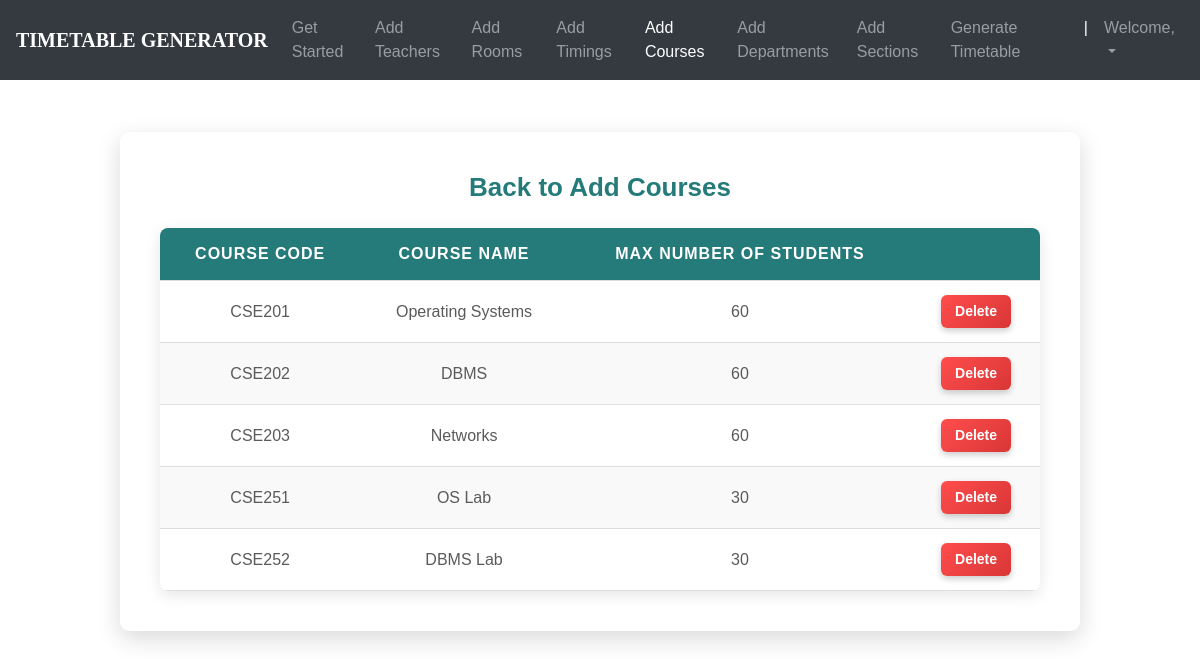
The app's page /courses_list/ (signed in) with its own data.
### ttgen/models.py (models this page shows, shortened)
class Course(models.Model):
    course_number = models.CharField(max_length=5, primary_key=True)
    course_name = models.CharField(max_length=40)
    max_numb_students = models.CharField(max_length=65)
    room_required = models.CharField(max_length=20, default='Lecture Hall')
    time = models.CharField(max_length=40, default='1')
    instructors = models.ManyToManyField(Instructor)

### ttgen/views.py (the view)
# urls.py: path('courses_list/', views.course_list_view, name='editcourse'),
@login_required
def course_list_view(request):
    return render(request, 'courseslist.html', {
        'courses': Course.objects.all()
    })

### templates/courseslist.html (shortened to what this page needs)
<!DOCTYPE html>
<html lang="en">
<head>
	<link rel="stylesheet" href="https://maxcdn.bootstrapcdn.com/bootstrap/4.0.0/css/bootstrap.min.css">
    <link rel="stylesheet" type="text/css" href="static/css/index.css">
</head>
<body>
        <header>
			<nav class="navbar navbar-expand-md navbar-dark fixed-top bg-dark">
                <a class="navbar-brand" href="#"><b>TIMETABLE GENERATOR</b></a>
                <div class="collapse navbar-collapse" id="navbarCollapse">
                    <ul class="navbar-nav ml-auto">
                    <li class="nav-item">
                        <a class="nav-link" href="{% url 'admindash' %}">Get Started</a>
                    </li>
                    <li class="nav-item">
                        <a class="nav-link" href="{% url 'addInstructors' %}">Add Teachers</a>
                    </li>
                    <li class="nav-item">
                        <a class="nav-link" href="{% url 'addRooms' %}">Add Rooms</a>
                    </li>
                    <li class="nav-item">
		                <a class="nav-link" href="{% url 'addTimings' %}">Add Timings</a>
		            </li>
                    <li class="nav-item active">
                        <a class="nav-link" href="{% url 'addCourses' %}">Add Courses</a>
                    </li>
                    <li class="nav-item">
			            <a class="nav-link" href="{% url 'addDepts' %}">Add Departments</a>
		            </li>
                    <li class="nav-item">
			            <a class="nav-link" href="{% url 'addSections' %}">Add Sections</a>
		            </li>
                    <li class="nav-item">
			            <a class="nav-link" href="{% url 'generate' %}">Generate Timetable</a>
		            </li>
                    <li class="nav-item active">
			            <a class="nav-link">|</a>
		            </li>
                    <li class="nav-item dropdown">
		                <a class="nav-link dropdown-toggle" href="#" id="dropdown03" data-toggle="dropdown" aria-haspopup="true" aria-expanded="false">Welcome, {{ user.first_name }}</a>
		            </li>
                    </ul>
                </div>
            </nav>
        </header>
        <br><br>
    {% block content %}
{% load static %}
<fieldset class="fieldset">
    <a href="{% url 'addCourses'%}"><h1 class="tablink" onclick="openPage('new')" id="defaultOpen">Back to Add Courses</h1></a>
    <div class="tabcontent" id="edit">
        <table class="table1">
            <thead>
            <tr class="table-headers">
            <th>Course Code</th>
            <th>Course Name</th>
            <th>Max number of students</th>
            <th  class="empty"></th>
            </tr>
            </thead>
            <tbody>
            {% for crs in courses %}
            <tr>
             <td>{{crs.course_number}}</td>
             <td>{{crs.course_name}}</td>
             <td>{{crs.max_numb_students}}</td>
             <td class="empty">
                <form action="{% url 'deletecourse' crs.course_number %}" method="post">
                        <input type="submit" value="Delete" class="cross">
                </form>
             </td>
             </tr>
            {% endfor %}
            </tbody>
        </table>
    </div>
</fieldset>
{% endblock %}

### static/css/index.css (style rules this page uses)
body { padding-top: 3rem; padding-bottom: 3rem; color: #5a5a5a; font-family: 'Poppins', sans-serif; overflow-x: hidden; }
nav { font-family: sans-serif; }
.navbar-brand { font-size: 20px; font-family: Georgia, 'Times New Roman', Times, serif; }

### templates/courseslist.html (style rules this page uses)
.fieldset { margin: 3% auto; width: 80%; padding: 40px; border: none; border-radius: 10px; box-shadow: 0px 8px 25px rgba(0, 0, 0, 0.15); background: #ffffff; transition: transform 0.2s ease-in-out; }
.fieldset h1 { font-size: 26px; color: #257a7a; font-weight: bold; text-align: center; margin-bottom: 25px; cursor: pointer; }
.table1 { width: 100%; border-collapse: collapse; font-size: 16px; border-radius: 8px; overflow: hidden; box-shadow: 0 4px 15px rgba(0,0,0,0.1); }
.table1 thead { background: #257a7a; color: #fff; text-transform: uppercase; letter-spacing: 1px; }
.table1 th, .table1 td { padding: 14px 18px; text-align: center; border-bottom: 1px solid #ddd; }
.table1 tr:nth-child(even) { background-color: #f9f9f9; }
.cross { font-size: 14px; padding: 6px 14px; border: none; border-radius: 6px; background: linear-gradient(135deg, #ff4d4d, #d93636); color: white; font-weight: bold; cursor: pointer; transition: all 0.3s ease; box-shadow: 0px 3px 6px rgba(0,0,0,0.2); }

### records on screen
Course: course_number "CSE201", course_name "Operating Systems", max_numb_students "60"
Course: course_number "CSE202", course_name "DBMS", max_numb_students "60"
Course: course_number "CSE203", course_name "Networks", max_numb_students "60"
Course: course_number "CSE251", course_name "OS Lab", max_numb_students "30"
Course: course_number "CSE252", course_name "DBMS Lab", max_numb_students "30"
